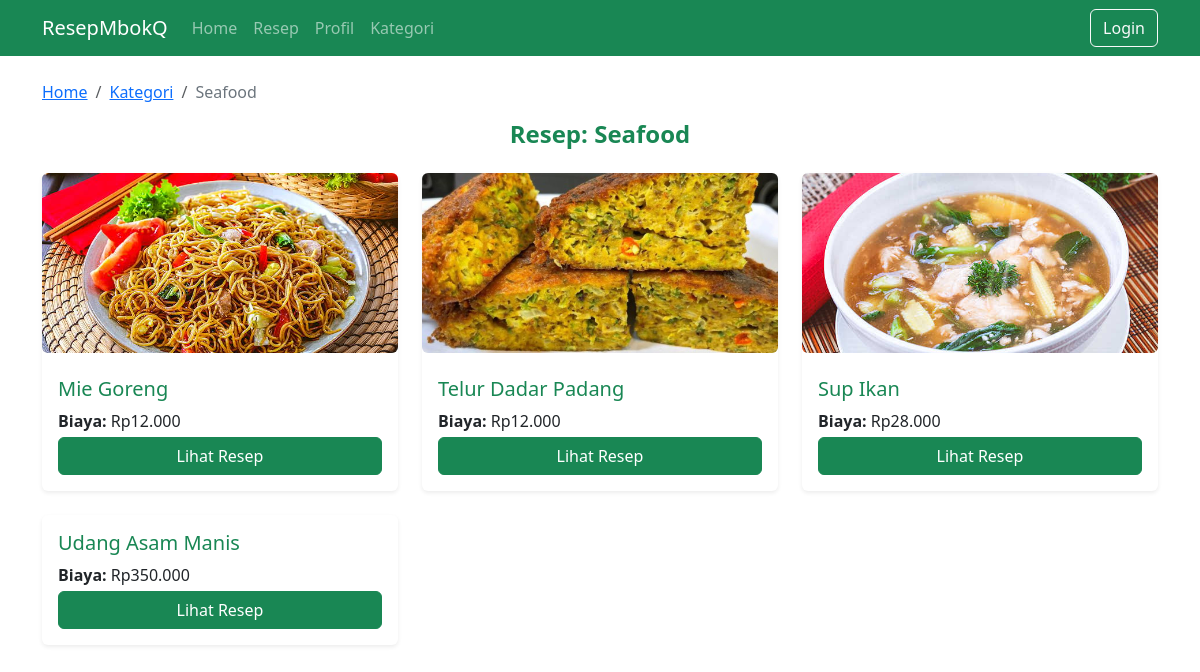
/resep_kategori.php?id_kategori=3, run on an earlier commit of the app's database.
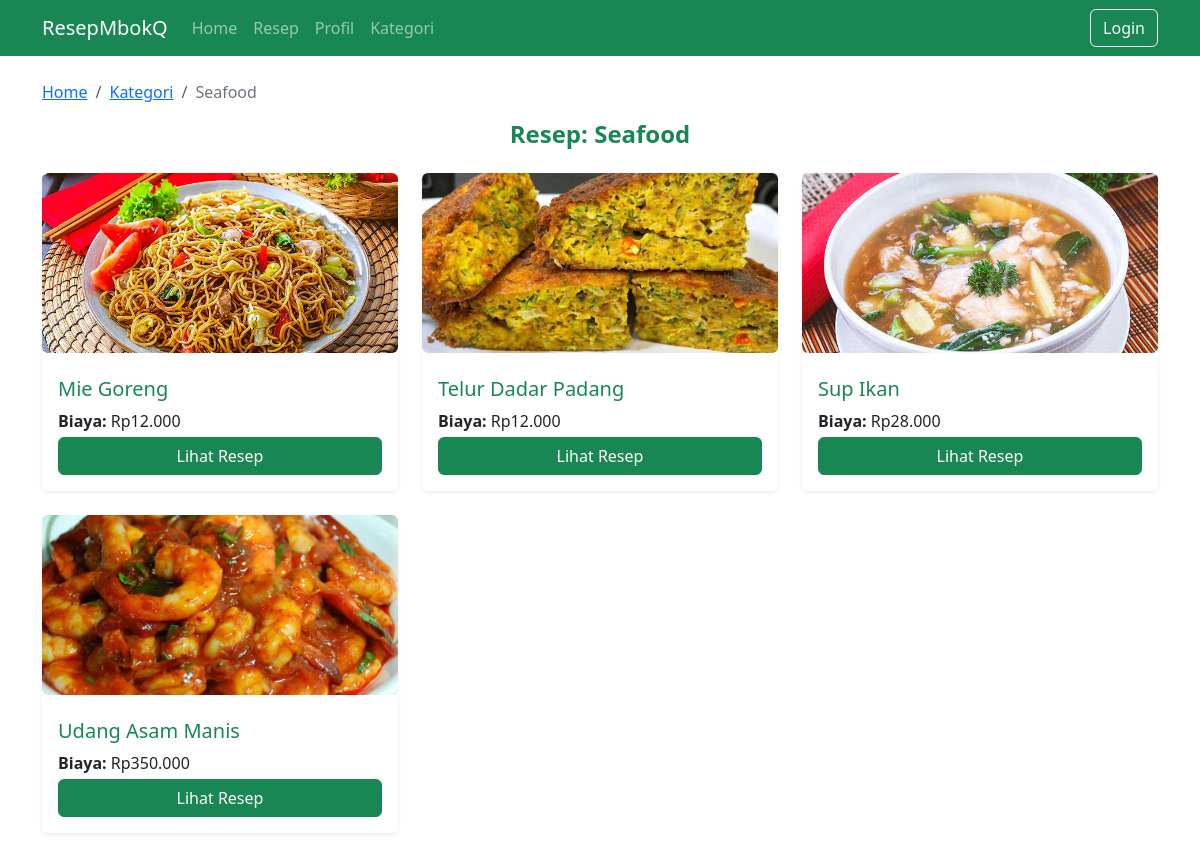
And on a later commit of the database.
### tables this page shows
CREATE TABLE `kategori` (
  `id_kategori` int(11) NOT NULL,
  `nama_kategori` varchar(100) NOT NULL
);

CREATE TABLE `resep` (
  `id_resep` int(11) NOT NULL,
  `nama_resep` varchar(100) NOT NULL,
  `bahan` text NOT NULL,
  `langkah` text NOT NULL,
  `biaya` int(11) NOT NULL,
  `gambar` varchar(255) DEFAULT NULL,
  `id_kategori` int(11) DEFAULT NULL
);

### resep_kategori.php (the view, shortened to what this page needs)
<?php
include 'config.php';
include 'navbar.php';
$id_kategori = intval($_GET['id_kategori']);
$queryKategori = "SELECT nama_kategori FROM kategori WHERE id_kategori = $id_kategori";
$resultKategori = mysqli_query($conn, $queryKategori);
$kategori = mysqli_fetch_assoc($resultKategori);
$queryResep = "SELECT * FROM resep WHERE id_kategori = $id_kategori";
$resultResep = mysqli_query($conn, $queryResep);
?>
<!DOCTYPE html>
<html lang="id">
<head>
  <link href="https://cdn.jsdelivr.net/npm/bootstrap@5.3.3/dist/css/bootstrap.min.css" rel="stylesheet">
</head>
<body>
<div class="container mt-4">
  <nav aria-label="breadcrumb">
    <ol class="breadcrumb">
      <li class="breadcrumb-item"><a href="home.php" class="text-primary">Home</a></li>
      <li class="breadcrumb-item"><a href="category.php" class="text-primary">Kategori</a></li>
      <li class="breadcrumb-item active text-secondary" aria-current="page"><?= htmlspecialchars($kategori['nama_kategori']) ?></li>
    </ol>
  </nav>
  <h4 class="text-success fw-bold text-center mb-4">Resep: <?= htmlspecialchars($kategori['nama_kategori']) ?></h4>
  <div class="row">
    <?php if (mysqli_num_rows($resultResep) > 0): ?>
      <?php while ($row = mysqli_fetch_assoc($resultResep)): ?>
        <div class="col-md-4 mb-4">
        <div class="card border-0 shadow-sm h-100">
            <?php if (!empty($row['gambar']) && file_exists('uploads/' . $row['gambar'])): ?>
            <img src="uploads/<?= $row['gambar'] ?>" class="card-img-top mb-2 rounded" style="height: 180px; object-fit: cover;" alt="<?= htmlspecialchars($row['nama_resep']) ?>">
            <?php endif; ?>
            <div class="card-body d-flex flex-column">
                <h5 class="card-title text-success"><?= htmlspecialchars($row['nama_resep']) ?></h5>
                <p class="card-text mb-1"><strong>Biaya:</strong> Rp<?= number_format($row['biaya'], 0, ',', '.') ?></p>
                <a href="detail.php?id=<?= $row['id_resep'] ?>" class="btn btn-success mt-auto">Lihat Resep</a>
            </div>
        </div>
    </div>
      <?php endwhile; ?>
    <?php else: ?>
      <div class="col-12">
        <div class="alert alert-warning text-center">Belum ada resep dalam kategori ini.</div>
      </div>
    <?php endif; ?>
  </div>
</div>
</body>
</html>

### navbar.php (shortened to what this page needs)
<nav class="navbar navbar-expand-lg navbar-dark bg-success">
  <div class="container">
    <a class="navbar-brand" href="home.php">ResepMbokQ</a>
    <div class="collapse navbar-collapse" id="navbarNav">
      <ul class="navbar-nav me-auto mb-2 mb-lg-0">
        <li class="nav-item"><a class="nav-link <?= basename($_SERVER['PHP_SELF']) == 'home.php' ? 'active' : '' ?>" href="home.php">Home</a></li>
        <li class="nav-item"><a class="nav-link <?= basename($_SERVER['PHP_SELF']) == 'resep.php' ? 'active' : '' ?>" href="resep.php">Resep</a></li>
        <li class="nav-item"><a class="nav-link <?= basename($_SERVER['PHP_SELF']) == 'profile.php' ? 'active' : '' ?>" href="profile.php">Profil</a></li>
        <li class="nav-item"><a class="nav-link <?= basename($_SERVER['PHP_SELF']) == 'category.php' ? 'active' : '' ?>" href="category.php">Kategori</a></li>
      </ul>
      <?php if (isset($_SESSION['username'])): ?>
        <span class="text-white me-2">Hai, <?= htmlspecialchars($_SESSION['username']) ?>!</span>
        <a href="logout.php" class="btn btn-outline-light">Logout</a>
      <?php else: ?>
        <a href="login.php" class="btn btn-outline-light">Login</a>
      <?php endif; ?>
    </div>
  </div>
</nav>

### resep_kategori.php (style rules this page uses)
.breadcrumb a { text-decoration: underline; }

What changed in the data, as far as the page shows it:
changed resep "Udang Asam Manis": gambar: picture added
